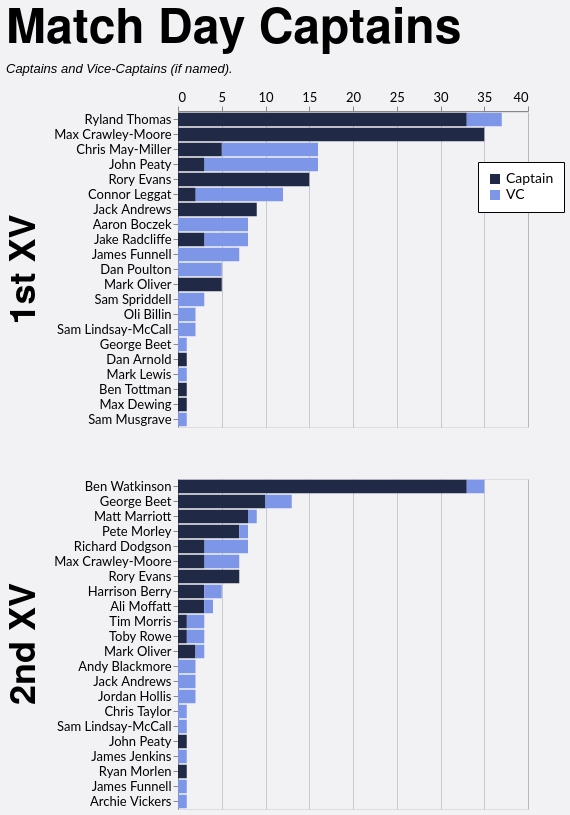

Source (Vega-Lite JSON):
### Vega-Lite specification from a JSON file in a GitHub repository (floating-point values rounded to 4 significant figures)
{"config": {"axis": {"labelFont": "Lato, sans-serif", "titleFont": "PT Sans Narrow, Helvetica Neue, Helvetica, Arial, sans-serif", "labelFontSize": 13, "titleFontSize": 24, "gridColor": "#202947", "gridOpacity": 0.2}, "header": {"labelFont": "PT Sans Narrow, Helvetica Neue, Helvetica, Arial, sans-serif", "titleFont": "PT Sans Narrow, Helvetica Neue, Helvetica, Arial, sans-serif", "labelFontSize": 24, "titleFontSize": 28, "labelFontWeight": "bold", "orient": "left"}, "legend": {"labelFont": "Lato, sans-serif", "titleFont": "PT Sans Narrow, Helvetica Neue, Helvetica, Arial, sans-serif", "labelFontSize": 14, "titleFontSize": 16, "titlePadding": 5, "fillColor": "white", "strokeColor": "black", "padding": 10, "titleFontWeight": "lighter", "titleFontStyle": "italic", "titleColor": "gray", "offset": 10}, "title": {"font": "PT Sans Narrow, Helvetica Neue, Helvetica, Arial, sans-serif", "fontSize": 48, "fontWeight": "bold", "anchor": "start", "align": "center", "titlePadding": 20, "subtitlePadding": 10, "subtitleFontSize": 13, "subtitleColor": "", "subtitleFontStyle": "italic", "offset": 15, "color": "black"}, "axisX": {"labelAngle": 0}, "facet": {"title": null, "header": null, "align": {"row": "each", "column": "each"}}, "resolve": {"scale": {"y": "independent", "facet": "independent"}}, "background": "#f2f1f4"}, "data": {"name": "data-59a3a9fa420c97040bbcb5a65b9ce498"}, "mark": {"type": "bar"}, "encoding": {"color": {"field": "is_captain", "legend": {"labelExpr": "datum.value ? 'Captain' : 'VC'", "legendX": 300, "legendY": 50, "orient": "none", "title": null}, "scale": {"domain": [true, false], "range": ["#202946", "#7d96e8"]}, "type": "nominal"}, "order": {"field": "is_captain", "sort": "descending", "type": "nominal"}, "row": {"field": "squad", "header": {"labelExpr": "datum.value + ' XV'", "labelFontSize": 36, "title": null}, "spacing": 50, "title": null, "type": "nominal"}, "tooltip": [{"field": "player", "type": "nominal"}, {"field": "squad", "type": "nominal"}, {"aggregate": "sum", "field": "games", "type": "quantitative"}, {"field": "is_captain", "type": "nominal"}], "x": {"aggregate": "sum", "axis": {"orient": "top", "title": null}, "field": "games", "type": "quantitative"}, "y": {"field": "player", "sort": "-x", "title": null, "type": "nominal"}}, "height": {"step": 15}, "resolve": {"scale": {"y": "independent"}}, "title": {"text": "Match Day Captains", "subtitle": "Captains and Vice-Captains (if named)."}, "width": 350, "$schema": "https://vega.github.io/schema/vega-lite/v5.20.1.json", "datasets": {"data-59a3a9fa420c97040bbcb5a65b9ce498": [{"player": "Max Crawley-Moore", "squad": "1st", "season": "2022/23", "game_type": "League", "is_captain": true, "games": 15}, {"player": "Ryland Thomas", "squad": "1st", "season": "2024/25", "game_type": "League", "is_captain": true, "games": 15}, {"player": "Ryland Thomas", "squad": "1st", "season": "2023/24", "game_type": "League", "is_captain": true, "games": 13}, {"player": "Rory Evans", "squad": "1st", "season": "2025/26", "game_type": "League", "is_captain": true, "games": 11}, {"player": "Ben Watkinson", "squad": "2nd", "season": "2021/22", "game_type": "League", "is_captain": true, "games": 9}, {"player": "Connor Leggat", "squad": "1st", "season": "2023/24", "game_type": "League", "is_captain": false, "games": 9}, {"player": "Ben Watkinson", "squad": "2nd", "season": "2022/23", "game_type": "League", "is_captain": true, "games": 9}, {"player": "Chris May-Miller", "squad": "1st", "season": "2024/25", "game_type": "League", "is_captain": false, "games": 9}, {"player": "Ben Watkinson", "squad": "2nd", "season": "2023/24", "game_type": "League", "is_captain": true, "games": 9}, {"player": "Max Crawley-Moore", "squad": "1st", "season": "2021/22", "game_type": "League", "is_captain": true, "games": 8}, {"player": "Jack Andrews", "squad": "1st", "season": "2021/22", "game_type": "Friendly", "is_captain": true, "games": 6}, {"player": "George Beet", "squad": "2nd", "season": "2025/26", "game_type": "League", "is_captain": true, "games": 6}, {"player": "Max Crawley-Moore", "squad": "1st", "season": "2023/24", "game_type": "League", "is_captain": true, "games": 5}, {"player": "Chris May-Miller", "squad": "1st", "season": "2024/25", "game_type": "League", "is_captain": true, "games": 5}, {"player": "Dan Poulton", "squad": "1st", "season": "2023/24", "game_type": "League", "is_captain": false, "games": 5}, {"player": "Matt Marriott", "squad": "2nd", "season": "2016/17", "game_type": "League", "is_captain": true, "games": 5}, {"player": "John Peaty", "squad": "1st", "season": "2022/23", "game_type": "League", "is_captain": false, "games": 4}, {"player": "Aaron Boczek", "squad": "1st", "season": "2025/26", "game_type": "League", "is_captain": false, "games": 4}, {"player": "John Peaty", "squad": "1st", "season": "2021/22", "game_type": "League", "is_captain": false, "games": 4}, {"player": "Pete Morley", "squad": "2nd", "season": "2024/25", "game_type": "League", "is_captain": true, "games": 4}, {"player": "Max Crawley-Moore", "squad": "2nd", "season": "2023/24", "game_type": "League", "is_captain": false, "games": 4}, {"player": "James Funnell", "squad": "1st", "season": "2021/22", "game_type": "Friendly", "is_captain": false, "games": 4}, {"player": "Jack Andrews", "squad": "1st", "season": "2021/22", "game_type": "League", "is_captain": true, "games": 3}, {"player": "Rory Evans", "squad": "2nd", "season": "2024/25", "game_type": "League", "is_captain": true, "games": 3}, {"player": "Ryland Thomas", "squad": "1st", "season": "2023/24", "game_type": "League", "is_captain": false, "games": 3}, {"player": "Matt Marriott", "squad": "2nd", "season": "2017/18", "game_type": "League", "is_captain": true, "games": 3}, {"player": "Max Crawley-Moore", "squad": "1st", "season": "2022/23", "game_type": "Cup", "is_captain": true, "games": 3}, {"player": "Ryland Thomas", "squad": "1st", "season": "2023/24", "game_type": "Cup", "is_captain": true, "games": 3}, {"player": "Richard Dodgson", "squad": "2nd", "season": "2022/23", "game_type": "League", "is_captain": false, "games": 3}, {"player": "Mark Oliver", "squad": "1st", "season": "2019/20", "game_type": "League", "is_captain": true, "games": 3}, {"player": "Jake Radcliffe", "squad": "1st", "season": "2025/26", "game_type": "League", "is_captain": false, "games": 3}, {"player": "Harrison Berry", "squad": "2nd", "season": "2025/26", "game_type": "League", "is_captain": true, "games": 3}, {"player": "Jake Radcliffe", "squad": "1st", "season": "2025/26", "game_type": "League", "is_captain": true, "games": 3}, {"player": "Ben Watkinson", "squad": "2nd", "season": "2021/22", "game_type": "Friendly", "is_captain": true, "games": 3}, {"player": "John Peaty", "squad": "1st", "season": "2024/25", "game_type": "League", "is_captain": false, "games": 3}, {"player": "Pete Morley", "squad": "2nd", "season": "2024/25", "game_type": "Friendly", "is_captain": true, "games": 3}, {"player": "Sam Spriddell", "squad": "1st", "season": "2024/25", "game_type": "League", "is_captain": false, "games": 3}, {"player": "Rory Evans", "squad": "2nd", "season": "2024/25", "game_type": "Friendly", "is_captain": true, "games": 3}, {"player": "Rory Evans", "squad": "1st", "season": "2025/26", "game_type": "Cup", "is_captain": true, "games": 3}, {"player": "Richard Dodgson", "squad": "2nd", "season": "2021/22", "game_type": "League", "is_captain": false, "games": 2}, {"player": "James Funnell", "squad": "1st", "season": "2021/22", "game_type": "League", "is_captain": false, "games": 2}, {"player": "George Beet", "squad": "2nd", "season": "2024/25", "game_type": "League", "is_captain": true, "games": 2}, {"player": "Tim Morris", "squad": "2nd", "season": "2023/24", "game_type": "League", "is_captain": false, "games": 2}, {"player": "Jake Radcliffe", "squad": "1st", "season": "2025/26", "game_type": "Cup", "is_captain": false, "games": 2}, {"player": "Harrison Berry", "squad": "2nd", "season": "2025/26", "game_type": "League", "is_captain": false, "games": 2}, {"player": "Ryland Thomas", "squad": "1st", "season": "2024/25", "game_type": "Cup", "is_captain": true, "games": 2}, {"player": "Max Crawley-Moore", "squad": "2nd", "season": "2024/25", "game_type": "League", "is_captain": true, "games": 2}, {"player": "Toby Rowe", "squad": "2nd", "season": "2021/22", "game_type": "League", "is_captain": false, "games": 2}, {"player": "Andy Blackmore", "squad": "2nd", "season": "2021/22", "game_type": "League", "is_captain": false, "games": 2}, {"player": "Max Crawley-Moore", "squad": "1st", "season": "2021/22", "game_type": "Cup", "is_captain": true, "games": 2}, {"player": "Jack Andrews", "squad": "2nd", "season": "2023/24", "game_type": "League", "is_captain": false, "games": 2}, {"player": "Chris May-Miller", "squad": "1st", "season": "2024/25", "game_type": "Cup", "is_captain": false, "games": 2}, {"player": "George Beet", "squad": "2nd", "season": "2025/26", "game_type": "Cup", "is_captain": true, "games": 2}, {"player": "Ben Watkinson", "squad": "2nd", "season": "2022/23", "game_type": "Friendly", "is_captain": true, "games": 2}, {"player": "Ali Moffatt", "squad": "2nd", "season": "2021/22", "game_type": "League", "is_captain": true, "games": 2}, {"player": "Max Crawley-Moore", "squad": "1st", "season": "2021/22", "game_type": "Friendly", "is_captain": true, "games": 1}, {"player": "James Funnell", "squad": "1st", "season": "2025/26", "game_type": "Friendly", "is_captain": false, "games": 1}, {"player": "Chris Taylor", "squad": "2nd", "season": "2021/22", "game_type": "Friendly", "is_captain": false, "games": 1}, {"player": "Oli Billin", "squad": "1st", "season": "2023/24", "game_type": "Cup", "is_captain": false, "games": 1}, {"player": "George Beet", "squad": "1st", "season": "2025/26", "game_type": "Friendly", "is_captain": false, "games": 1}, {"player": "Ali Moffatt", "squad": "2nd", "season": "2021/22", "game_type": "Cup", "is_captain": true, "games": 1}, {"player": "Dan Arnold", "squad": "1st", "season": "2019/20", "game_type": "League", "is_captain": true, "games": 1}, {"player": "John Peaty", "squad": "1st", "season": "2021/22", "game_type": "Cup", "is_captain": false, "games": 1}, {"player": "Aaron Boczek", "squad": "1st", "season": "2023/24", "game_type": "League", "is_captain": false, "games": 1}, {"player": "Aaron Boczek", "squad": "1st", "season": "2023/24", "game_type": "Cup", "is_captain": false, "games": 1}, {"player": "Aaron Boczek", "squad": "1st", "season": "2025/26", "game_type": "Cup", "is_captain": false, "games": 1}, {"player": "Mark Lewis", "squad": "1st", "season": "2025/26", "game_type": "League", "is_captain": false, "games": 1}, {"player": "Mark Oliver", "squad": "2nd", "season": "2023/24", "game_type": "Friendly", "is_captain": true, "games": 1}, {"player": "Matt Marriott", "squad": "2nd", "season": "2021/22", "game_type": "League", "is_captain": false, "games": 1}, {"player": "Connor Leggat", "squad": "1st", "season": "2023/24", "game_type": "League", "is_captain": true, "games": 1}, {"player": "Mark Oliver", "squad": "2nd", "season": "2023/24", "game_type": "League", "is_captain": true, "games": 1}, {"player": "Ben Watkinson", "squad": "2nd", "season": "2021/22", "game_type": "Cup", "is_captain": false, "games": 1}, {"player": "Ben Watkinson", "squad": "2nd", "season": "2022/23", "game_type": "League", "is_captain": false, "games": 1}, {"player": "John Peaty", "squad": "1st", "season": "2021/22", "game_type": "Friendly", "is_captain": false, "games": 1}, {"player": "Sam Lindsay-McCall", "squad": "1st", "season": "2023/24", "game_type": "Friendly", "is_captain": false, "games": 1}, {"player": "George Beet", "squad": "2nd", "season": "2024/25", "game_type": "League", "is_captain": false, "games": 1}, {"player": "Ben Watkinson", "squad": "2nd", "season": "2023/24", "game_type": "Friendly", "is_captain": true, "games": 1}, {"player": "Ben Tottman", "squad": "1st", "season": "2024/25", "game_type": "League", "is_captain": true, "games": 1}, {"player": "Aaron Boczek", "squad": "1st", "season": "2022/23", "game_type": "League", "is_captain": false, "games": 1}, {"player": "John Peaty", "squad": "1st", "season": "2022/23", "game_type": "League", "is_captain": true, "games": 1}, {"player": "Mark Oliver", "squad": "1st", "season": "2016/17", "game_type": "League", "is_captain": true, "games": 1}, {"player": "Rory Evans", "squad": "1st", "season": "2025/26", "game_type": "Friendly", "is_captain": true, "games": 1}, {"player": "George Beet", "squad": "2nd", "season": "2024/25", "game_type": "Friendly", "is_captain": false, "games": 1}, {"player": "Pete Morley", "squad": "2nd", "season": "2021/22", "game_type": "League", "is_captain": false, "games": 1}, {"player": "Mark Oliver", "squad": "2nd", "season": "2023/24", "game_type": "League", "is_captain": false, "games": 1}, {"player": "Sam Lindsay-McCall", "squad": "2nd", "season": "2024/25", "game_type": "Friendly", "is_captain": false, "games": 1}, {"player": "Connor Leggat", "squad": "1st", "season": "2023/24", "game_type": "Friendly", "is_captain": true, "games": 1}, {"player": "Mark Oliver", "squad": "1st", "season": "2023/24", "game_type": "Cup", "is_captain": true, "games": 1}, {"player": "John Peaty", "squad": "2nd", "season": "2024/25", "game_type": "League", "is_captain": true, "games": 1}, {"player": "Richard Dodgson", "squad": "2nd", "season": "2021/22", "game_type": "League", "is_captain": true, "games": 1}, {"player": "Sam Lindsay-McCall", "squad": "1st", "season": "2021/22", "game_type": "Friendly", "is_captain": false, "games": 1}, {"player": "John Peaty", "squad": "1st", "season": "2023/24", "game_type": "League", "is_captain": true, "games": 1}, {"player": "Jordan Hollis", "squad": "2nd", "season": "2021/22", "game_type": "Friendly", "is_captain": false, "games": 1}, {"player": "Max Dewing", "squad": "1st", "season": "2018/19", "game_type": "League", "is_captain": true, "games": 1}, {"player": "James Jenkins", "squad": "2nd", "season": "2022/23", "game_type": "Friendly", "is_captain": false, "games": 1}, {"player": "Max Crawley-Moore", "squad": "1st", "season": "2023/24", "game_type": "Friendly", "is_captain": true, "games": 1}, {"player": "Sam Musgrave", "squad": "1st", "season": "2023/24", "game_type": "League", "is_captain": false, "games": 1}, {"player": "Richard Dodgson", "squad": "2nd", "season": "2022/23", "game_type": "Cup", "is_captain": true, "games": 1}, {"player": "Tim Morris", "squad": "2nd", "season": "2024/25", "game_type": "League", "is_captain": true, "games": 1}, {"player": "Connor Leggat", "squad": "1st", "season": "2025/26", "game_type": "League", "is_captain": false, "games": 1}, {"player": "Ryland Thomas", "squad": "1st", "season": "2023/24", "game_type": "Cup", "is_captain": false, "games": 1}, {"player": "Richard Dodgson", "squad": "2nd", "season": "2022/23", "game_type": "League", "is_captain": true, "games": 1}, {"player": "Jordan Hollis", "squad": "2nd", "season": "2021/22", "game_type": "League", "is_captain": false, "games": 1}, {"player": "Ryan Morlen", "squad": "2nd", "season": "2023/24", "game_type": "League", "is_captain": true, "games": 1}, {"player": "Max Crawley-Moore", "squad": "2nd", "season": "2023/24", "game_type": "League", "is_captain": true, "games": 1}, {"player": "Toby Rowe", "squad": "2nd", "season": "2021/22", "game_type": "Cup", "is_captain": true, "games": 1}, {"player": "Ali Moffatt", "squad": "2nd", "season": "2021/22", "game_type": "League", "is_captain": false, "games": 1}, {"player": "James Funnell", "squad": "2nd", "season": "2023/24", "game_type": "League", "is_captain": false, "games": 1}, {"player": "Rory Evans", "squad": "2nd", "season": "2024/25", "game_type": "Cup", "is_captain": true, "games": 1}, {"player": "Archie Vickers", "squad": "2nd", "season": "2023/24", "game_type": "Friendly", "is_captain": false, "games": 1}, {"player": "John Peaty", "squad": "1st", "season": "2024/25", "game_type": "League", "is_captain": true, "games": 1}, {"player": "Oli Billin", "squad": "1st", "season": "2023/24", "game_type": "Friendly", "is_captain": false, "games": 1}, {"player": "George Beet", "squad": "2nd", "season": "2021/22", "game_type": "League", "is_captain": false, "games": 1}]}}
